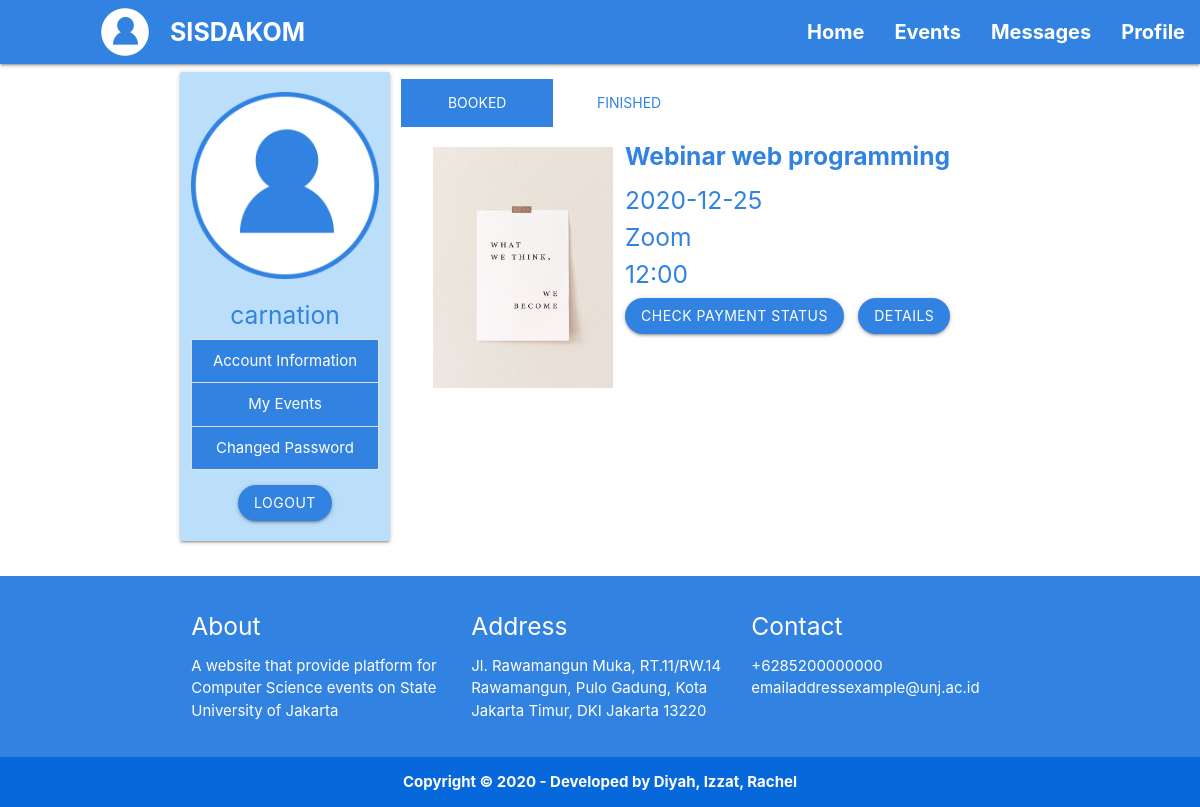
The app's page /templates/user-profile-book-event.php (signed in) with its own data.
### tables this page shows
CREATE TABLE `user` (
  `id_user` int(11) NOT NULL,
  `user_username` varchar(50) NOT NULL,
  `user_email` varchar(100) NOT NULL,
  `full_name` varchar(100) NOT NULL,
  `instansi` varchar(75) NOT NULL,
  `angkatan` varchar(4) NOT NULL,
  `user_picture` blob NOT NULL,
  `user_password` varchar(300) NOT NULL,
  `phone_number` varchar(15) NOT NULL
);

CREATE TABLE `event_partisipan_bayar` (
  `id_partisipan` int(11) NOT NULL,
  `id_user` int(11) NOT NULL,
  `id_event` int(11) NOT NULL,
  `bukti_pembayaran` varchar(255) NOT NULL,
  `status_pembayaran` varchar(20) NOT NULL
);

CREATE TABLE `event` (
  `id_event` int(11) NOT NULL,
  `nama_event` varchar(100) DEFAULT NULL,
  `htm` int(20) DEFAULT NULL,
  `kategori_event` varchar(10) DEFAULT NULL,
  `informasi_event` varchar(200) DEFAULT NULL,
  `tanggal_event` varchar(15) DEFAULT NULL,
  `waktu_event` varchar(6) DEFAULT NULL,
  `tempat_event` varchar(100) DEFAULT NULL,
  `max_partisipan` int(10) DEFAULT NULL,
  `poster_event` varchar(255) DEFAULT NULL,
  `status_event` varchar(10) DEFAULT NULL
);

### templates/functions2.php (called while the page is built, shortened)
<?php
$conn = mysqli_connect("localhost","root","","sisdakom");
function query($query) {
    global $conn;
    $result = mysqli_query($conn, $query);
    $rows = [];
    while( $row = mysqli_fetch_assoc($result) ){
        $rows[] = $row;
    }
    return $rows;
}
?>

### templates/user-profile-book-event.php (the view, shortened to what this page needs)
<?php
require 'functions2.php';
$id_user = $_SESSION["loginsubmit"];
$result = mysqli_query($conn, "SELECT * FROM user WHERE id_user = '$id_user'");
$eventbayar = query("SELECT * FROM event_partisipan_bayar
                  INNER JOIN user ON event_partisipan_bayar.id_user = user.id_user
                  INNER JOIN event ON event_partisipan_bayar.id_event = event.id_event WHERE status_event = 'On Process'");
$eventgratis = query("SELECT * FROM event_partisipan_gratis
                  INNER JOIN event ON event_partisipan_gratis.id_event = event.id_event WHERE status_event = 'On Process'");
?>
<!DOCTYPE html>
  <html>
    <head>
      <link type="text/css" rel="stylesheet" href="../static/css//materialize.css" media="screen,projection"/>
    </head>
    <body class="white">
      <nav class="blue">
        <div class="nav-wrapper">
            <a><img class="first-logo" src="../static/img/profile.png"></a>
            <a href="#" class="brand-logo white-text" style="font-size: 25px;"><b>SISDAKOM</b></a>
            <ul id="nav-mobile" class="right hide-on-med-and-down">
                <li><a href="user-home.php" class="white-text" style="font-size: 20px;"><b>Home</b></a></li>
                <li><a href="user-events.php" class="white-text" style="font-size: 20px;"><b>Events</b></a></li>
                <li><a href="user-message.php" class="white-text" style="font-size: 20px;"><b>Messages</b></a></li>
                <li><a href="user-profile-info.php" class="white-text" style="font-size: 20px;"><b>Profile</b></a></li>
            </ul>
        </div>
    </nav>
<div class="container">
  <div class="row">
      <div class="col s12 l3 card-panel blue lighten-4 center-align">
        <?php while( $row = mysqli_fetch_assoc($result) ) : ?>
          <img class="responsive-img" src="../static/img/profile.png" style="margin-top: 20px;">
          <h5 class="blue-text bold center"><?= $row["full_name"]; ?></h5>
          <div class="collection">
            <a href="user-profile-info.php" class="collection-item white-text blue">Account Information</a>
            <a href="user-profile-book-event.php" class="collection-item active white-text blue">My Events</a>
            <a href="user-profile-changed-password.php" class="collection-item white-text blue">Changed Password</a>
          </div>
            <div class="center">
              <a href="logout.php" class="white-text btn blue" style="margin-bottom: 20px;">Logout</a>
            </div>
        <?php endwhile; ?>
      </div>
      <div class="col s12 l9">
          <ul class="tabs" style="margin-top: 15px;">
            <li class="tab col s12 l3 blue white-text"><a href="#" class="white-text">Booked</a></li>
            <li class="tab col s12 l3"><a href="user-profile-finish-event.php" class="blue-text">Finished</a></li>
          </ul>
          <?php foreach($eventbayar as $event) : ?>
            <?php if( $event['id_user'] == $id_user ){?>
          <div class="col s12 l4">
            <img class="responsive-img" src="../static/img/<?= $event['poster_event'];?>" style="margin-top: 20px; margin-left: 20px;">
          </div>
          <div class="col s12 l8" style="margin-bottom: 100px">
            <h5 class="blue-text" style="margin-left: 10px;"><b><?= $event['nama_event'];?></b></h5>
            <h5 class="blue-text" style="margin-left: 10px;"><?= $event['tanggal_event'];?></h5>
            <h5 class="blue-text" style="margin-top: 0px; margin-left: 10px;"><?= $event['tempat_event'];?></h5>
            <h5 class="blue-text" style="margin-top: 0px; margin-left: 10px;"><?= $event['waktu_event'];?></h5>
            <a href="user-book-event.php?id=<?= $event['id_partisipan'];?>" class="center white-text btn blue" style="margin-top: 0px; margin-left: 10px;">Check Payment Status</a>
            <a href="user-book-event-detail.php?id=<?= $event['id_event'];?>" class="center white-text btn blue" style="margin-top: 0px; margin-left: 10px;">Details</a>
          </div>
            <?php } ?>
          <?php endforeach; ?>
          </div>
      </div>
    </div>
  <footer class="page-footer blue">
    <div class="container">
      <div class="row">
        <div class="col l4 s12">
          <h5 class="white-text">About</h5>
          <p class="white-text">A website that provide platform for Computer Science events on State University of Jakarta</p>
        </div>
        <div class="col l4 s12">
            <h5 class="white-text">Address</h5>
              <p class="white-text">Jl. Rawamangun Muka, RT.11/RW.14 Rawamangun, Pulo Gadung, Kota Jakarta Timur, DKI Jakarta 13220</p>
        </div>
        <div class="col l4 s12">
          <h5 class="white-text">Contact</h5>
          <ul>
            <li><a class="white-text">+6285200000000</a></li>
            <li><a class="white-text">emailaddressexample@unj.ac.id</a></li>
          </ul>
        </div>
      </div>
    </div>
    <div class="footer-copyright indigo">
      <div class="container center">
        <a class="white-text"><b>Copyright © 2020 - Developed by Diyah, Izzat, Rachel</b></a>
      </div>
    </div>
  </footer>
    </body>
  </html>

### records on screen
user: full_name "carnation"
event_partisipan_bayar: id_event.poster_event (picture), id_event.nama_event "Webinar web programming", id_event.tanggal_event "2020-12-25", id_event.tempat_event "Zoom", id_event.waktu_event "12:00"
